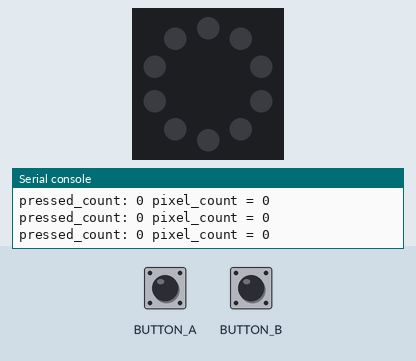
This program was run on a simulated Circuit Playground running CircuitPython. On the bench: the board's ring of 10 RGB LEDs (number 0 left of the top, counting anticlockwise), the last lines printed to the serial console. Inputs (shaded band) come from the test bench. Dim RGB values are drawn brighter than linear.

Above: at 1.2 s.
1.3 s: button A pressed for 0.15 s
At 2.3 s:
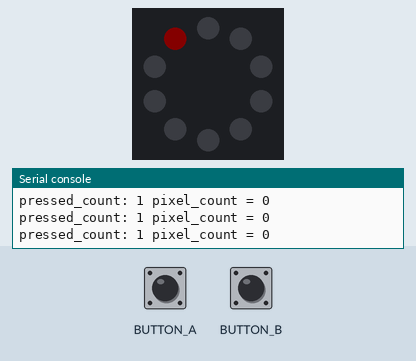
2.9 s: button B pressed for 0.15 s
At 3.9 s:
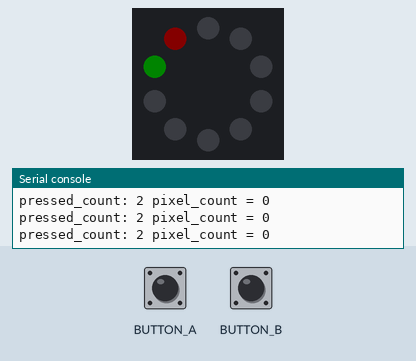
4.5 s: button A pressed for 1 s
At 4.9 s:
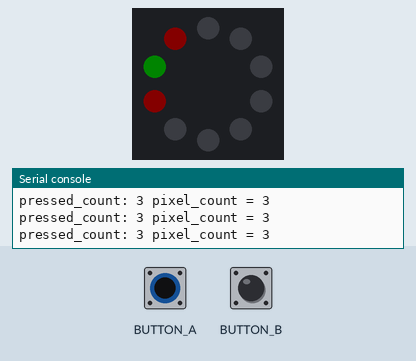
7.0 s: button B pressed for 1 s
At 8.1 s:
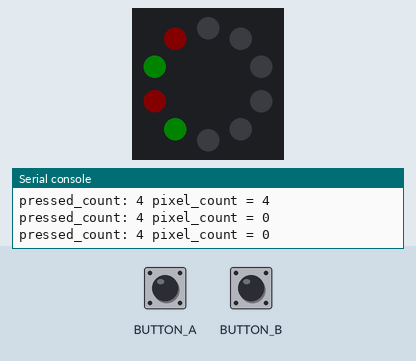
9.5 s: BUTTON_A (button A) driven HIGH and BUTTON_B (button B) driven HIGH
At 10.0 s:
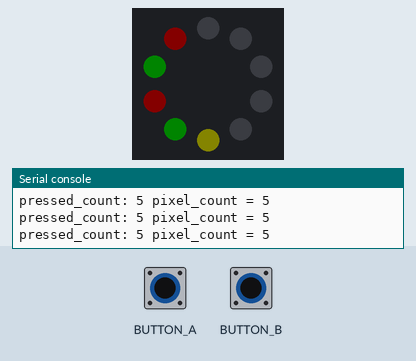
11.0 s: button A released
At 12.0 s:
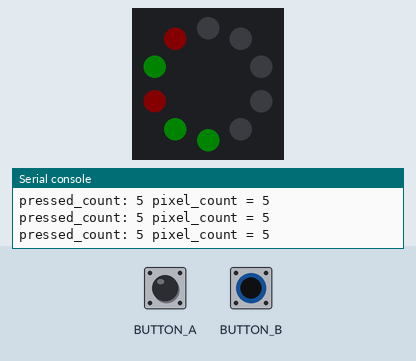
Timing chart, 0 to 13.5 s (numbered marks = the images above; inputs shaded):
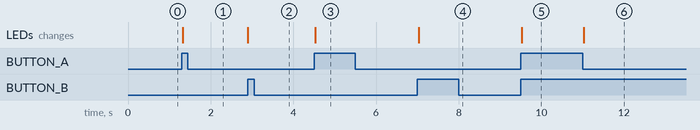

The program:

code_v1_buttons.py
```python
# 2021Jan23 Brockman Neopixel Demo

from adafruit_circuitplayground import cp
import time

Rdefault = 0
Gdefault = 0
Bdefault = 0

R = Rdefault
G = Gdefault
B = Bdefault

cp.pixels.brightness = 0.03

pressed_count = 0
pressed_prior = False
pressed = False
pressed_time = 0

while True:

    # ether button pressed?
    if cp.button_a or cp.button_b:
        pressed = True
    else:
        pressed = False

    # which button pressed, for colorization
    if cp.button_a:
        R = 255
    else:
        R = Rdefault

    if cp.button_b:
        G = 255
    else:
        G = Gdefault

    # Detect state change
    if not pressed_prior and pressed:
        pressed_count += 1
        pressed_time = time.monotonic()
    # reset state to latest value
    pressed_prior = pressed

    elapsed = time.monotonic() - pressed_time

    pixel_count = pressed_count % 10
#    pixel_count = int(elapsed*5.0 % 10) + 1
    if not pressed:
        pixel_count = 0

    print(f"pressed_count: {pressed_count} pixel_count = {pixel_count}")

    if pressed:
        cp.pixels[pixel_count-1] = (R,G,B)
    else:
        # cp.pixels.fill((R, G, B))
        False


    time.sleep(0.05)
```

Measured:
- after the input at 1.3 s, the LEDs: change at once (image 1)
- after the input at 2.9 s, the LEDs: change at once (image 2)
- after the input at 4.5 s, the LEDs: change at once (image 3)
- after the input at 7.0 s, the LEDs: change at once (image 4)
- after the input at 9.5 s, the LEDs: change at once (image 5)
- after the input at 11.0 s, the LEDs: change at once (image 6)
